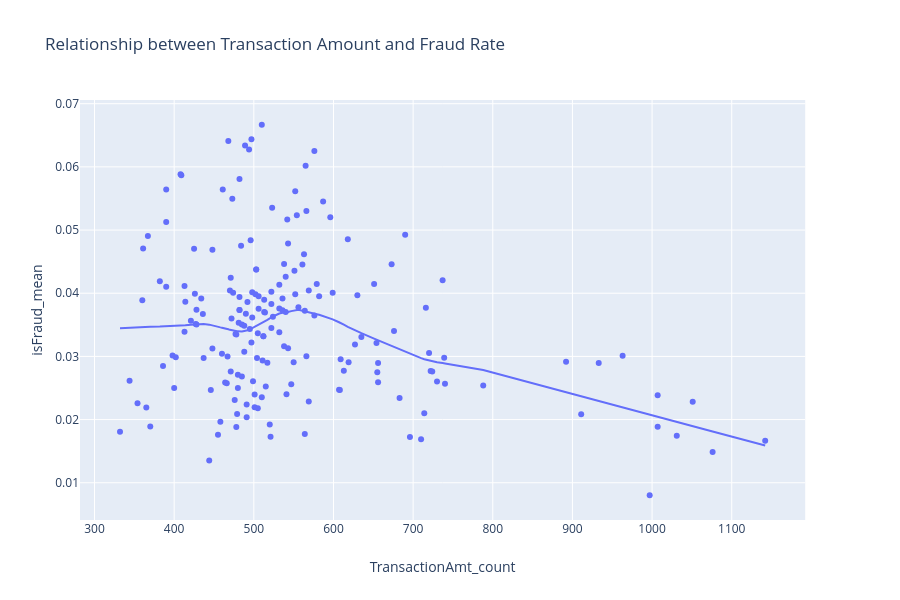

Notebook code for this chart:
### Code cell
px.scatter(train_trx_date,x="TransactionAmt_count",y="isFraud_mean",trendline='lowess',title="Relationship between Transaction Amount and Fraud Rate")

### Figure 1 — Plotly figure (JSON) as saved in the notebook; plotly's stock layout.template omitted (floating-point values rounded to 4 significant figures; data arrays with more than 128 entries replaced by an {"elided": "..."} marker saying what was removed)
{"data": [{"hoverlabel": {"namelength": 0}, "hovertemplate": "TransactionAmt_count=%{x}<br>isFraud_mean=%{y}", "legendgroup": "", "marker": {"color": "#636efa", "symbol": "circle"}, "mode": "markers", "name": "", "showlegend": false, "type": "scatter", "x": {"elided": "182 int values"}, "xaxis": "x", "y": {"elided": "182 float values"}, "yaxis": "y"}, {"hoverlabel": {"namelength": 0}, "hovertemplate": "<b>LOWESS trendline</b><br><br>TransactionAmt_count=%{x}<br>isFraud_mean=%{y} <b>(trend)</b>", "legendgroup": "", "marker": {"color": "#636efa", "symbol": "circle"}, "mode": "lines", "name": "", "showlegend": false, "type": "scatter", "x": {"elided": "182 int values"}, "xaxis": "x", "y": {"elided": "182 float values"}, "yaxis": "y"}], "layout": {"height": 600, "legend": {"tracegroupgap": 0}, "title": {"text": "Relationship between Transaction Amount and Fraud Rate"}, "xaxis": {"anchor": "y", "domain": [0.0, 0.98], "title": {"text": "TransactionAmt_count"}}, "yaxis": {"anchor": "x", "domain": [0.0, 1.0], "title": {"text": "isFraud_mean"}}}}
